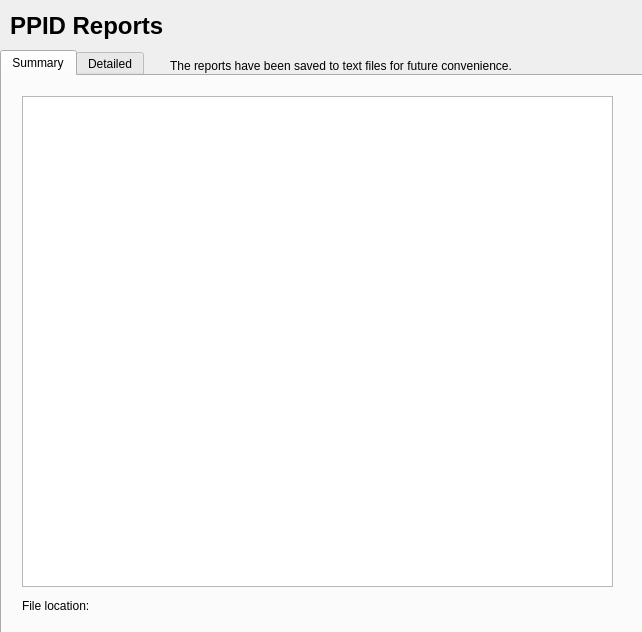
<?xml version="1.0" encoding="UTF-8"?>
<ui version="4.0">
 <class>PPIDResultsWindow</class>
 <widget class="QDialog" name="PPIDResultsWindow">
  <property name="geometry">
   <rect>
    <x>0</x>
    <y>0</y>
    <width>642</width>
    <height>632</height>
   </rect>
  </property>
  <property name="windowTitle">
   <string>Dialog</string>
  </property>
  <widget class="QLabel" name="label_Title">
   <property name="geometry">
    <rect>
     <x>10</x>
     <y>10</y>
     <width>201</width>
     <height>31</height>
    </rect>
   </property>
   <property name="font">
    <font>
     <pointsize>18</pointsize>
     <weight>75</weight>
     <bold>true</bold>
    </font>
   </property>
   <property name="text">
    <string>PPID Reports</string>
   </property>
  </widget>
  <widget class="QTabWidget" name="tabWidget">
   <property name="geometry">
    <rect>
     <x>0</x>
     <y>50</y>
     <width>651</width>
     <height>591</height>
    </rect>
   </property>
   <property name="currentIndex">
    <number>0</number>
   </property>
   <widget class="QWidget" name="Summary">
    <attribute name="title">
     <string>Summary</string>
    </attribute>
    <widget class="QTextBrowser" name="textBrowser_Summary">
     <property name="geometry">
      <rect>
       <x>20</x>
       <y>20</y>
       <width>591</width>
       <height>491</height>
      </rect>
     </property>
    </widget>
    <widget class="QLabel" name="label_Summary_Loc">
     <property name="geometry">
      <rect>
       <x>20</x>
       <y>520</y>
       <width>471</width>
       <height>20</height>
      </rect>
     </property>
     <property name="text">
      <string>File location:</string>
     </property>
    </widget>
   </widget>
   <widget class="QWidget" name="Detailed">
    <attribute name="title">
     <string>Detailed</string>
    </attribute>
    <widget class="QTextBrowser" name="textBrowser_Detailed">
     <property name="geometry">
      <rect>
       <x>20</x>
       <y>20</y>
       <width>591</width>
       <height>491</height>
      </rect>
     </property>
    </widget>
    <widget class="QLabel" name="label_Detailed_Loc">
     <property name="geometry">
      <rect>
       <x>20</x>
       <y>520</y>
       <width>471</width>
       <height>20</height>
      </rect>
     </property>
     <property name="text">
      <string>File location:</string>
     </property>
    </widget>
   </widget>
  </widget>
  <widget class="QLabel" name="label">
   <property name="geometry">
    <rect>
     <x>170</x>
     <y>40</y>
     <width>451</width>
     <height>51</height>
    </rect>
   </property>
   <property name="text">
    <string>The reports have been saved to text files for future convenience.</string>
   </property>
  </widget>
 </widget>
 <resources/>
 <connections/>
</ui>
